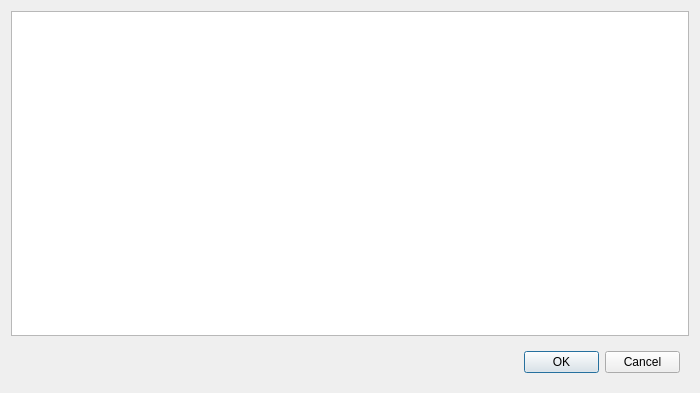
<?xml version="1.0" encoding="UTF-8"?>
<ui version="4.0">
 <class>PermeabilityDialog</class>
 <widget class="QDialog" name="PermeabilityDialog">
  <property name="windowModality">
   <enum>Qt::WindowModality::ApplicationModal</enum>
  </property>
  <property name="geometry">
   <rect>
    <x>0</x>
    <y>0</y>
    <width>700</width>
    <height>393</height>
   </rect>
  </property>
  <property name="windowTitle">
   <string>Permeabilities</string>
  </property>
  <property name="modal">
   <bool>true</bool>
  </property>
  <layout class="QVBoxLayout" name="verticalLayout">
   <item>
    <widget class="QTableView" name="permeabilityTableView"/>
   </item>
   <item alignment="Qt::AlignmentFlag::AlignRight">
    <widget class="QWidget" name="widget_2" native="true">
     <layout class="QHBoxLayout" name="horizontalLayout_2">
      <item>
       <widget class="QPushButton" name="okPushButton">
        <property name="maximumSize">
         <size>
          <width>75</width>
          <height>16777215</height>
         </size>
        </property>
        <property name="text">
         <string>OK</string>
        </property>
       </widget>
      </item>
      <item>
       <widget class="QPushButton" name="cancelPushButton">
        <property name="maximumSize">
         <size>
          <width>75</width>
          <height>16777215</height>
         </size>
        </property>
        <property name="text">
         <string>Cancel</string>
        </property>
       </widget>
      </item>
     </layout>
    </widget>
   </item>
  </layout>
 </widget>
 <resources/>
 <connections/>
</ui>
